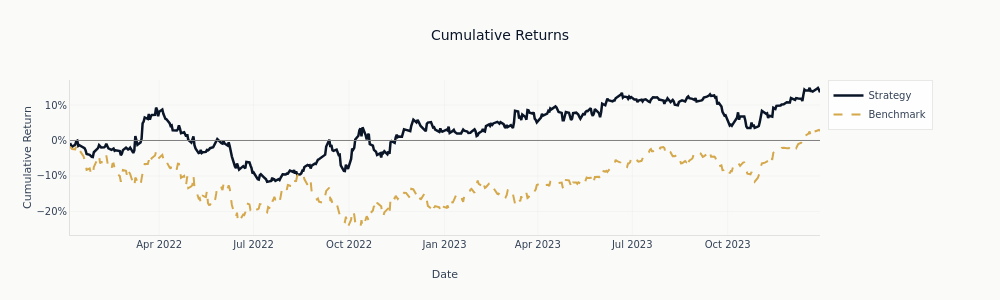
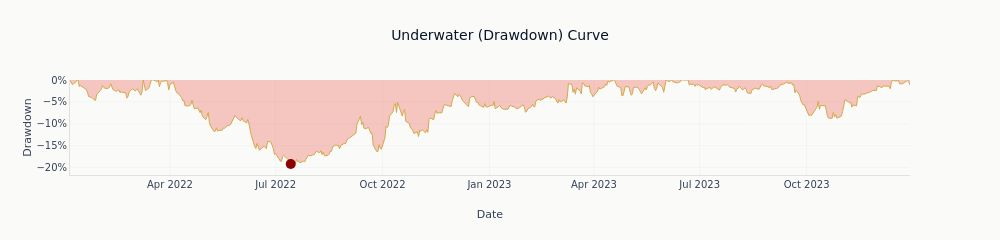
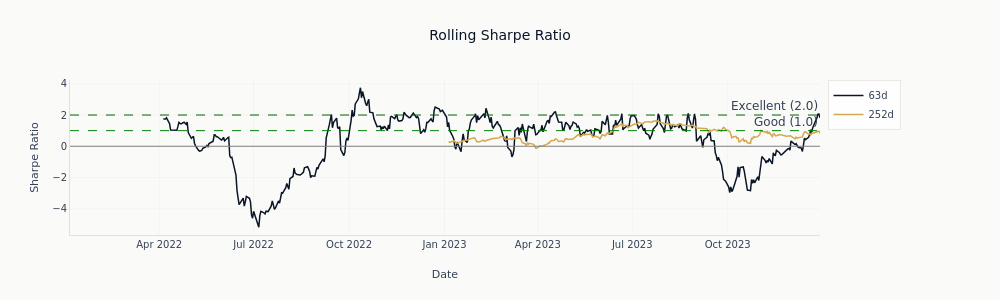
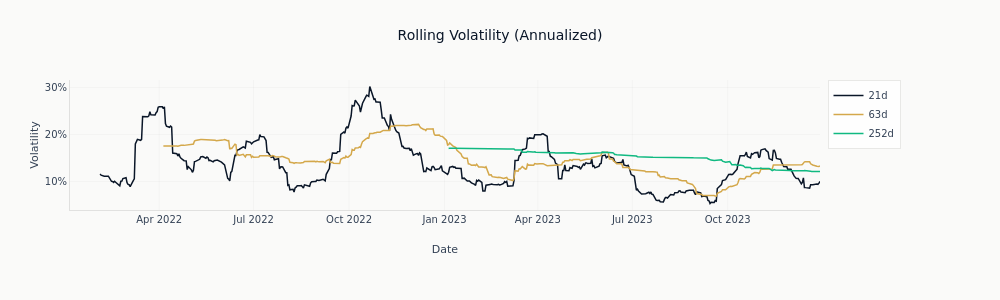

The code cell stored with these charts, in order, in its notebook:
### Markdown cell above
## 13. Holdout Tear Sheet for the Preselected Allocator - `ml4t-diagnostic`

`ml4t-diagnostic` packages the metrics + plots above into a reusable tear
sheet. We build it for the allocator selected on data through 2021, with SPY
as the benchmark so the alpha, beta, and information-ratio readouts have meaning.

The same `PortfolioTearSheet` object supports two delivery modes:

- **Inline** - `tear_sheet.show()` renders the metrics block plus each Plotly
  figure as standard cell outputs, useful for interactive analysis.
- **HTML** - `tear_sheet.save_html(path)` writes a self-contained file for
  sharing or archival; the same content, packaged for distribution.

### Code cell
selected_result = results[selected_method]

# Align SPY benchmark to the selected allocator's holdout date index
spy_aligned = (
    pd.Series(returns["SPY"].values, index=returns.index)
    .reindex(pd.to_datetime(selected_result["dates"]))
    .dropna()
)
common_dates = pd.Index(selected_result["dates"]).intersection(spy_aligned.index)
selected_returns_aligned = pd.Series(
    selected_result["returns"], index=selected_result["dates"]
).loc[common_dates]
spy_aligned = spy_aligned.loc[common_dates]

selected_analysis = PortfolioAnalysis(
    returns=selected_returns_aligned.to_numpy(),
    benchmark=spy_aligned.to_numpy(),
    dates=common_dates,
    risk_free=0.0,
    periods_per_year=252,
)


def style_diagnostic_figures(figures: dict[str, go.Figure]) -> None:
    """Apply ML4T styling and readable legends to dashboard figures in place."""
    diverging = ml4t_diverging()
    legend_figures = {
        "Cumulative Returns",
        "Rolling Sharpe Ratio",
        "Rolling Volatility",
        "Annual Returns",
    }
    for figure_name, diagnostic_figure in figures.items():
        show_legend = figure_name in legend_figures
        bottom_margin = 90 if figure_name == "Rolling Volatility" else 65
        diagnostic_figure.update_layout(
            template="ml4t",
            paper_bgcolor=COLORS["bg_light"],
            plot_bgcolor=COLORS["bg_light"],
            font=dict(color=COLORS["neutral"]),
            margin=dict(l=70, r=180 if show_legend else 90, t=80, b=bottom_margin),
            showlegend=show_legend,
            legend=dict(x=1.01, xanchor="left", y=1.0, yanchor="top"),
        )
        if figure_name == "Rolling Volatility":
            diagnostic_figure.update_xaxes(title_text="Date", automargin=True)
        for trace in diagnostic_figure.data:
            if show_legend:
                trace.update(showlegend=True)
            if trace.type == "heatmap":
                trace.update(
                    colorscale=[
                        [0.0, diverging[0]],
                        [0.5, diverging[1]],
                        [1.0, diverging[2]],
                    ],
                    zmid=0,
                )


selected_tear_sheet = create_portfolio_dashboard(selected_analysis)
style_diagnostic_figures(selected_tear_sheet.figures)

print(f"Holdout tear sheet generated for preselected allocator: {selected_method}")

# Inline display: metrics summary + each constituent figure as a separate cell.
selected_tear_sheet.show()

### Figure 1 — Plotly figure (JSON) as saved in the notebook; plotly's stock layout.template omitted (floating-point values rounded to 4 significant figures; data arrays with more than 128 entries replaced by an {"elided": "..."} marker saying what was removed)
{"data": [{"hovertemplate": "Date: %{x}<br>Return: %{y:.2%}<extra></extra>", "line": {"color": "#0a1628", "width": 2.5}, "mode": "lines", "name": "Strategy", "showlegend": true, "type": "scatter", "x": {"elided": "499 str values"}, "y": {"elided": "499 float values"}}, {"hovertemplate": "Date: %{x}<br>Return: %{y:.2%}<extra></extra>", "line": {"color": "#D4A84B", "dash": "dash", "width": 2.0}, "mode": "lines", "name": "Benchmark", "showlegend": true, "type": "scatter", "x": {"elided": "499 str values"}, "y": {"elided": "499 float values"}}], "layout": {"font": {"color": "#334155", "family": "DM Sans, DejaVu Sans, sans-serif", "size": 12}, "height": 300, "hoverlabel": {"bgcolor": "white", "font": {"family": "DM Sans, DejaVu Sans, sans-serif", "size": 13}}, "hovermode": "x unified", "legend": {"x": 1.01, "xanchor": "left", "y": 1.0, "yanchor": "top"}, "margin": {"b": 65, "l": 70, "r": 180, "t": 80}, "paper_bgcolor": "#FAFAF9", "plot_bgcolor": "#FAFAF9", "shapes": [{"line": {"color": "gray", "dash": "solid", "width": 1}, "type": "line", "x0": 0, "x1": 1, "xref": "x domain", "y0": 0, "y1": 0, "yref": "y"}], "showlegend": true, "title": {"text": "Cumulative Returns"}, "width": 1000, "xaxis": {"gridcolor": "rgba(0,0,0,0.06)", "linecolor": "rgba(0,0,0,0.1)", "title": {"text": "Date"}, "zeroline": false}, "yaxis": {"gridcolor": "rgba(0,0,0,0.06)", "linecolor": "rgba(0,0,0,0.1)", "tickformat": ".0%", "title": {"text": "Cumulative Return"}, "zeroline": false}}}

### Figure 2 — Plotly figure (JSON) as saved in the notebook; plotly's stock layout.template omitted (floating-point values rounded to 4 significant figures; data arrays with more than 128 entries replaced by an {"elided": "..."} marker saying what was removed)
{"data": [{"fill": "tozeroy", "fillcolor": "rgba(231, 76, 60, 0.3)", "hovertemplate": "Date: %{x}<br>Drawdown: %{y:.2%}<extra></extra>", "line": {"color": "#D4A84B", "width": 1}, "mode": "lines", "name": "Drawdown", "type": "scatter", "x": {"elided": "499 str values"}, "y": {"elided": "499 float values"}}, {"hovertemplate": "Max Drawdown<br>Date: %{x}<br>DD: %{y:.2%}<extra></extra>", "marker": {"color": "darkred", "size": 10, "symbol": "circle"}, "mode": "markers", "name": "Max DD: -19.2%", "type": "scatter", "x": ["2022-07-14T00:00:00"], "y": [-0.1917]}], "layout": {"font": {"color": "#334155", "family": "DM Sans, DejaVu Sans, sans-serif", "size": 12}, "height": 240, "hoverlabel": {"bgcolor": "white", "font": {"family": "DM Sans, DejaVu Sans, sans-serif", "size": 13}}, "hovermode": "x unified", "legend": {"x": 1.01, "xanchor": "left", "y": 1.0, "yanchor": "top"}, "margin": {"b": 65, "l": 70, "r": 90, "t": 80}, "paper_bgcolor": "#FAFAF9", "plot_bgcolor": "#FAFAF9", "showlegend": false, "title": {"text": "Underwater (Drawdown) Curve"}, "width": 1000, "xaxis": {"gridcolor": "rgba(0,0,0,0.06)", "linecolor": "rgba(0,0,0,0.1)", "title": {"text": "Date"}, "zeroline": false}, "yaxis": {"gridcolor": "rgba(0,0,0,0.06)", "linecolor": "rgba(0,0,0,0.1)", "tickformat": ".0%", "title": {"text": "Drawdown"}, "zeroline": false}}}

### Figure 3 — Plotly figure (JSON) as saved in the notebook; plotly's stock layout.template omitted (floating-point values rounded to 4 significant figures; data arrays with more than 128 entries replaced by an {"elided": "..."} marker saying what was removed)
{"data": [{"hovertemplate": "63d Sharpe: %{y:.2f}<extra></extra>", "line": {"color": "#0a1628", "width": 1.5}, "mode": "lines", "name": "63d", "showlegend": true, "type": "scatter", "x": {"elided": "499 str values"}, "y": {"elided": "499 float values"}}, {"hovertemplate": "252d Sharpe: %{y:.2f}<extra></extra>", "line": {"color": "#D4A84B", "width": 1.5}, "mode": "lines", "name": "252d", "showlegend": true, "type": "scatter", "x": {"elided": "499 str values"}, "y": {"elided": "499 float values"}}], "layout": {"annotations": [{"showarrow": false, "text": "Good (1.0)", "x": 1, "xanchor": "right", "xref": "x domain", "y": 1, "yanchor": "bottom", "yref": "y"}, {"showarrow": false, "text": "Excellent (2.0)", "x": 1, "xanchor": "right", "xref": "x domain", "y": 2, "yanchor": "bottom", "yref": "y"}], "font": {"color": "#334155", "family": "DM Sans, DejaVu Sans, sans-serif", "size": 12}, "height": 300, "hoverlabel": {"bgcolor": "white", "font": {"family": "DM Sans, DejaVu Sans, sans-serif", "size": 13}}, "hovermode": "x unified", "legend": {"x": 1.01, "xanchor": "left", "y": 1.0, "yanchor": "top"}, "margin": {"b": 65, "l": 70, "r": 180, "t": 80}, "paper_bgcolor": "#FAFAF9", "plot_bgcolor": "#FAFAF9", "shapes": [{"line": {"color": "gray", "dash": "solid", "width": 1}, "type": "line", "x0": 0, "x1": 1, "xref": "x domain", "y0": 0, "y1": 0, "yref": "y"}, {"line": {"color": "green", "dash": "dash", "width": 1}, "type": "line", "x0": 0, "x1": 1, "xref": "x domain", "y0": 1, "y1": 1, "yref": "y"}, {"line": {"color": "darkgreen", "dash": "dash", "width": 1}, "type": "line", "x0": 0, "x1": 1, "xref": "x domain", "y0": 2, "y1": 2, "yref": "y"}], "showlegend": true, "title": {"text": "Rolling Sharpe Ratio"}, "width": 1000, "xaxis": {"gridcolor": "rgba(0,0,0,0.06)", "linecolor": "rgba(0,0,0,0.1)", "title": {"text": "Date"}, "zeroline": false}, "yaxis": {"gridcolor": "rgba(0,0,0,0.06)", "linecolor": "rgba(0,0,0,0.1)", "title": {"text": "Sharpe Ratio"}, "zeroline": false}}}

### Figure 4 — Plotly figure (JSON) as saved in the notebook; plotly's stock layout.template omitted (floating-point values rounded to 4 significant figures; data arrays with more than 128 entries replaced by an {"elided": "..."} marker saying what was removed)
{"data": [{"hovertemplate": "21d Vol: %{y:.2%}<extra></extra>", "line": {"color": "#0a1628", "width": 1.5}, "mode": "lines", "name": "21d", "showlegend": true, "type": "scatter", "x": {"elided": "499 str values"}, "y": {"elided": "499 float values"}}, {"hovertemplate": "63d Vol: %{y:.2%}<extra></extra>", "line": {"color": "#D4A84B", "width": 1.5}, "mode": "lines", "name": "63d", "showlegend": true, "type": "scatter", "x": {"elided": "499 str values"}, "y": {"elided": "499 float values"}}, {"hovertemplate": "252d Vol: %{y:.2%}<extra></extra>", "line": {"color": "#10b981", "width": 1.5}, "mode": "lines", "name": "252d", "showlegend": true, "type": "scatter", "x": {"elided": "499 str values"}, "y": {"elided": "499 float values"}}], "layout": {"font": {"color": "#334155", "family": "DM Sans, DejaVu Sans, sans-serif", "size": 12}, "height": 300, "hoverlabel": {"bgcolor": "white", "font": {"family": "DM Sans, DejaVu Sans, sans-serif", "size": 13}}, "hovermode": "x unified", "legend": {"x": 1.01, "xanchor": "left", "y": 1.0, "yanchor": "top"}, "margin": {"b": 90, "l": 70, "r": 180, "t": 80}, "paper_bgcolor": "#FAFAF9", "plot_bgcolor": "#FAFAF9", "showlegend": true, "title": {"text": "Rolling Volatility (Annualized)"}, "width": 1000, "xaxis": {"automargin": true, "gridcolor": "rgba(0,0,0,0.06)", "linecolor": "rgba(0,0,0,0.1)", "title": {"text": "Date"}, "zeroline": false}, "yaxis": {"gridcolor": "rgba(0,0,0,0.06)", "linecolor": "rgba(0,0,0,0.1)", "tickformat": ".0%", "title": {"text": "Volatility"}, "zeroline": false}}}
